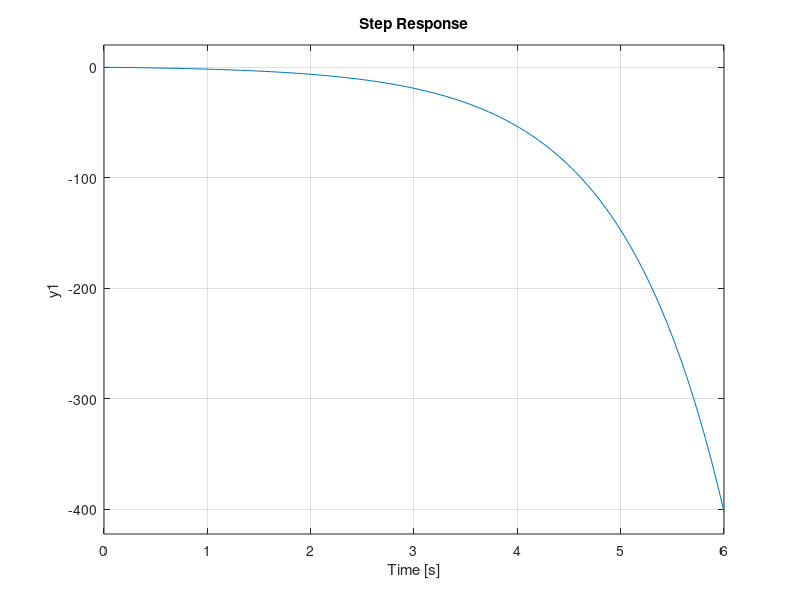
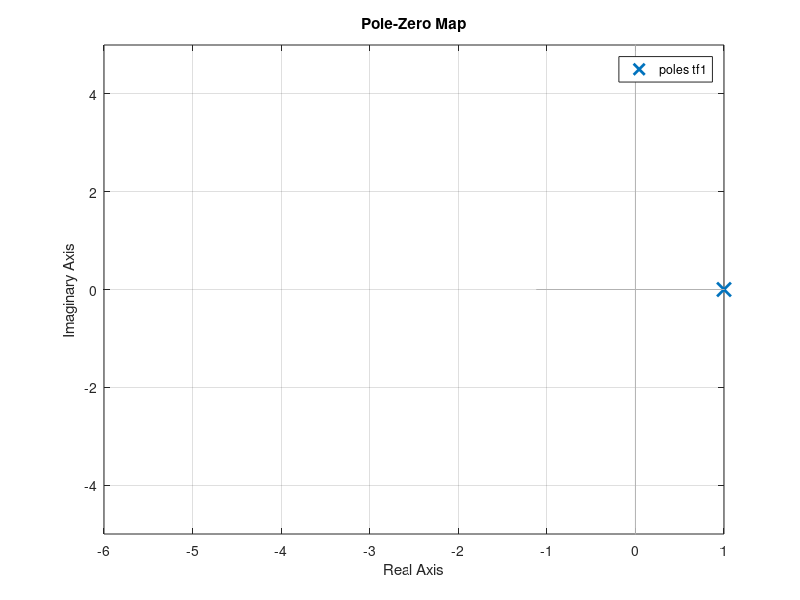

These charts were generated, in order, by the following MATLAB code:
%sistema de primer orden
close all
k=1;
tao1=-1;
tao2=5;
tao3=0.2;

tf1=tf(k,[tao1,1]);
figure
step(tf1)
figure
pzmap(tf1)
grid on
axis([-6 1 -5 5]);